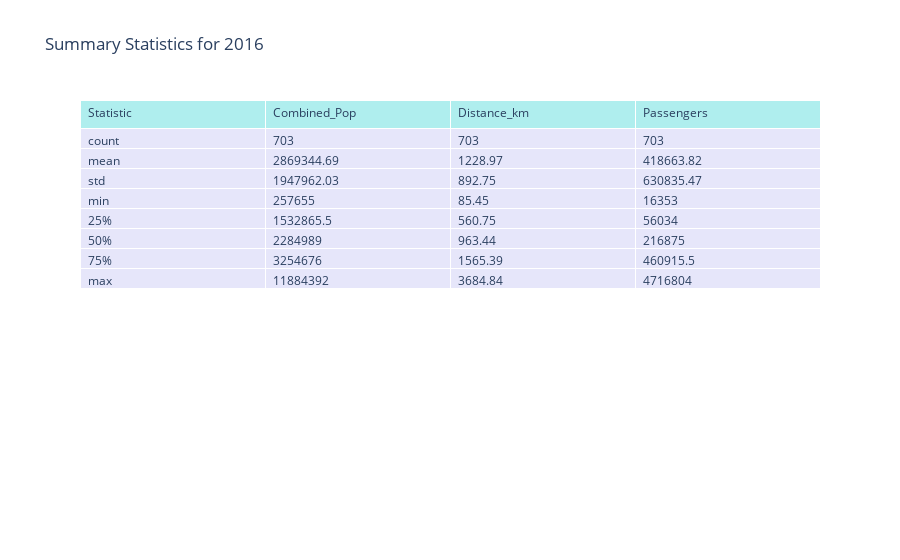
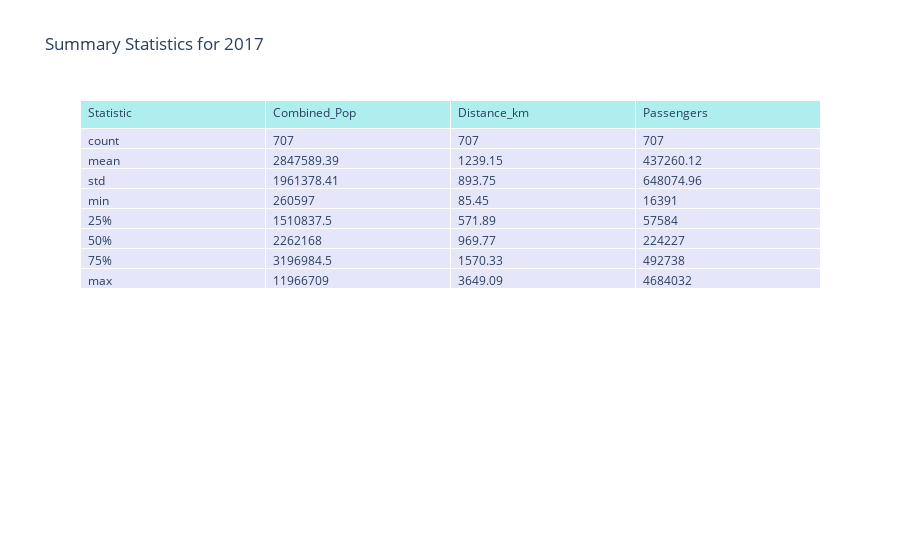
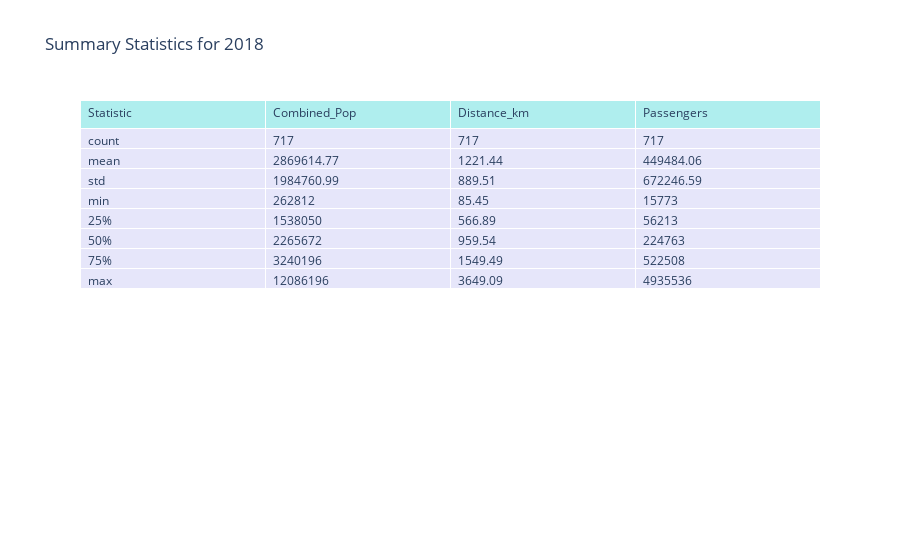
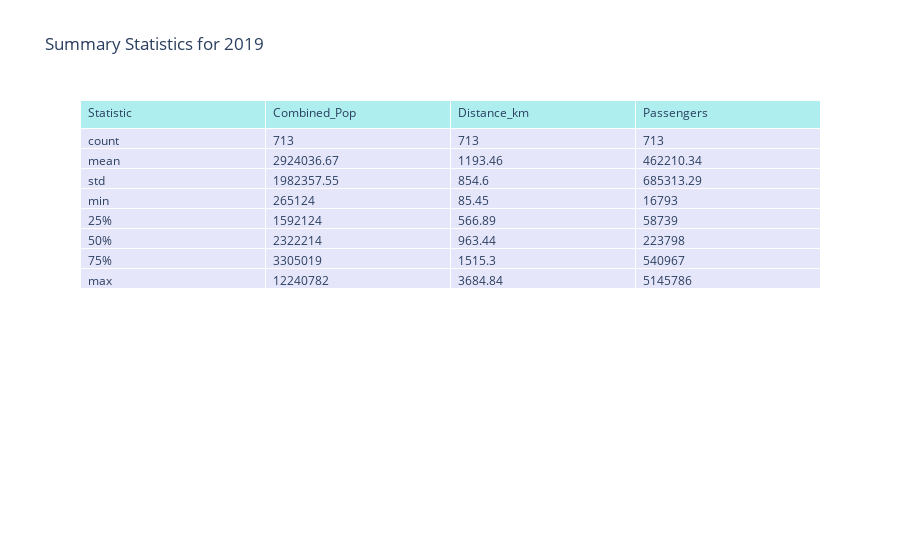

Write notebook code for charts like these, in order.
### Code cell
import pandas as pd
import plotly.graph_objects as go

# Load the Excel file and all sheets into a dictionary
file_path = '..\data\city_pairs_population.xlsx'
excel_file = pd.ExcelFile(file_path)
sheets = excel_file.sheet_names

# Collect summary statistics for each sheet
summary_statistics = {}
for sheet in sheets:
    data = pd.read_excel(file_path, sheet_name=sheet)
    data2 = pd.read_excel('..\Data\CITIES_FINAL.xlsx', sheet_name=sheet)
    

    # Drop the columns that are not relevant
    data['Passengers'] = data2['Total passengers'].reindex(data.index)
    data = data.drop(columns=['Distance', 'Population_A', 'Population_B', 'Year'])


    # Calculate summary statistics and round to 2 decimal places
    summary_statistics[sheet] = data.describe().round(2)

# Create tables for each sheet
figures = []
for sheet, summary in summary_statistics.items():

    # Prepare data for the table
    header_values = ['Statistic'] + list(summary.columns)
    cell_values = [summary.index.tolist()] + [summary[col].tolist() for col in summary.columns]

    # Create a table using plotly
    fig = go.Figure(data=[go.Table(
        header=dict(values=header_values,
                    fill_color='paleturquoise',
                    align='left'),
        cells=dict(values=cell_values,
                   fill_color='lavender',
                   align='left'))
    ])
    
    fig.update_layout(title_text=f"Summary Statistics for {sheet}")
    figures.append(fig)

# Display each table
for fig in figures:
    fig.show()

### Figure 1 — Plotly figure (JSON) as saved in the notebook; plotly's stock layout.template omitted (floating-point values rounded to 4 significant figures)
{"data": [{"cells": {"align": "left", "fill": {"color": "lavender"}, "values": [["count", "mean", "std", "min", "25%", "50%", "75%", "max"], [703, 2869000.0, 1948000.0, 257655, 1533000.0, 2284989, 3254676, 11884392], [703, 1229.0, 892.8, 85.45, 560.8, 963.4, 1565.0, 3685.0], [703, 418700.0, 630800.0, 16353, 56034, 216875, 460900.0, 4716804]]}, "header": {"align": "left", "fill": {"color": "paleturquoise"}, "values": ["Statistic", "Combined_Pop", "Distance_km", "Passengers"]}, "type": "table"}], "layout": {"title": {"text": "Summary Statistics for 2016"}}}

### Figure 2 — Plotly figure (JSON) as saved in the notebook; plotly's stock layout.template omitted (floating-point values rounded to 4 significant figures)
{"data": [{"cells": {"align": "left", "fill": {"color": "lavender"}, "values": [["count", "mean", "std", "min", "25%", "50%", "75%", "max"], [707, 2848000.0, 1961000.0, 260597, 1511000.0, 2262168, 3197000.0, 11966709], [707, 1239.0, 893.8, 85.45, 571.9, 969.8, 1570.0, 3649.0], [707, 437300.0, 648100.0, 16391, 57584, 224227, 492738, 4684032]]}, "header": {"align": "left", "fill": {"color": "paleturquoise"}, "values": ["Statistic", "Combined_Pop", "Distance_km", "Passengers"]}, "type": "table"}], "layout": {"title": {"text": "Summary Statistics for 2017"}}}

### Figure 3 — Plotly figure (JSON) as saved in the notebook; plotly's stock layout.template omitted (floating-point values rounded to 4 significant figures)
{"data": [{"cells": {"align": "left", "fill": {"color": "lavender"}, "values": [["count", "mean", "std", "min", "25%", "50%", "75%", "max"], [717, 2870000.0, 1985000.0, 262812, 1538050, 2265672, 3240196, 12086196], [717, 1221.0, 889.5, 85.45, 566.9, 959.5, 1549.0, 3649.0], [717, 449500.0, 672200.0, 15773, 56213, 224763, 522508, 4935536]]}, "header": {"align": "left", "fill": {"color": "paleturquoise"}, "values": ["Statistic", "Combined_Pop", "Distance_km", "Passengers"]}, "type": "table"}], "layout": {"title": {"text": "Summary Statistics for 2018"}}}

### Figure 4 — Plotly figure (JSON) as saved in the notebook; plotly's stock layout.template omitted (floating-point values rounded to 4 significant figures)
{"data": [{"cells": {"align": "left", "fill": {"color": "lavender"}, "values": [["count", "mean", "std", "min", "25%", "50%", "75%", "max"], [713, 2924000.0, 1982000.0, 265124, 1592124, 2322214, 3305019, 12240782], [713, 1193.0, 854.6, 85.45, 566.9, 963.4, 1515.0, 3685.0], [713, 462200.0, 685300.0, 16793, 58739, 223798, 540967, 5145786]]}, "header": {"align": "left", "fill": {"color": "paleturquoise"}, "values": ["Statistic", "Combined_Pop", "Distance_km", "Passengers"]}, "type": "table"}], "layout": {"title": {"text": "Summary Statistics for 2019"}}}
